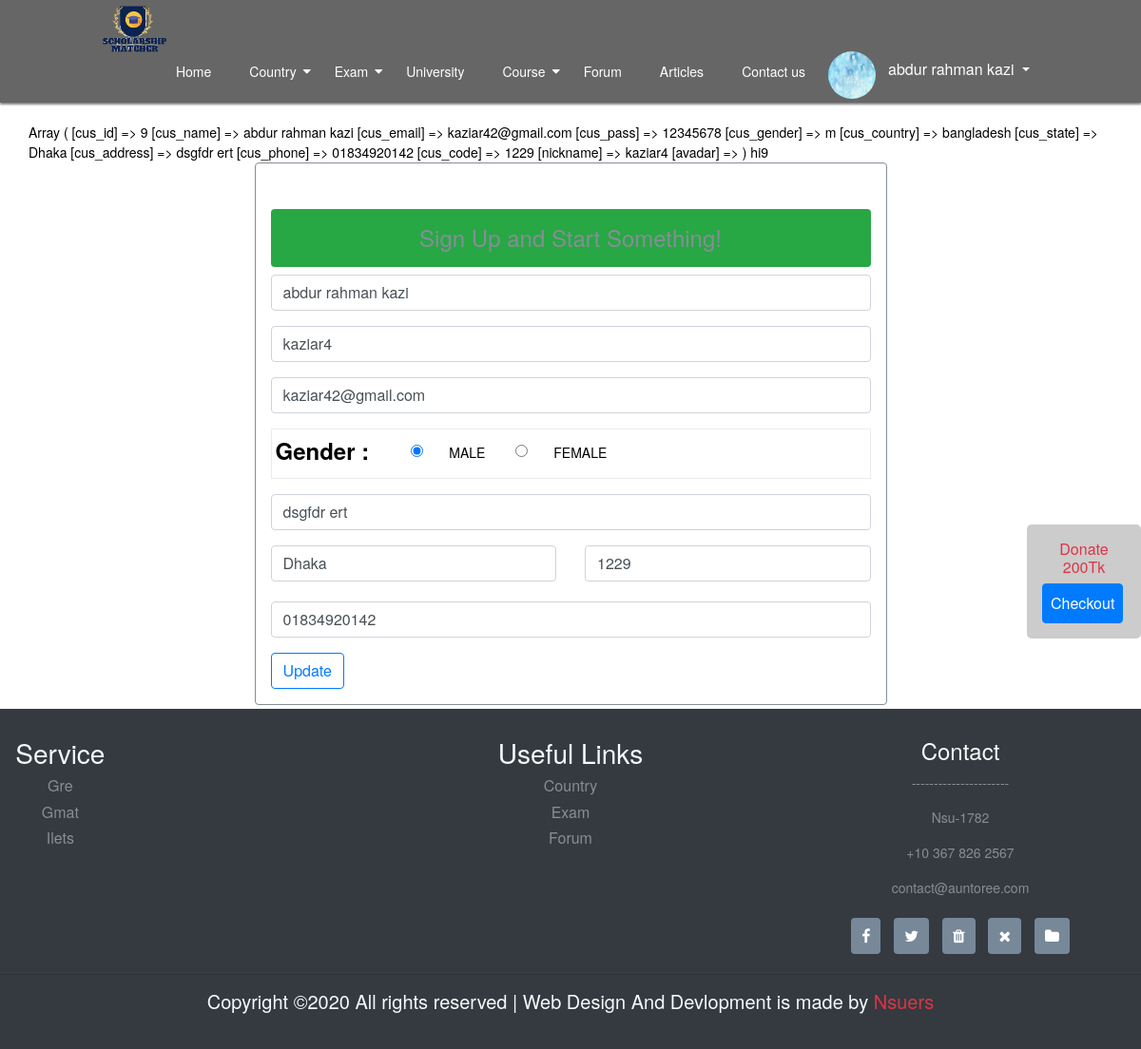
/editprofile.php (signed in), run on the app's committed database.
### tables this page shows
CREATE TABLE `tbl_customer` (
  `cus_id` int(11) NOT NULL,
  `cus_name` varchar(100) NOT NULL,
  `cus_email` varchar(255) NOT NULL,
  `cus_pass` varchar(255) NOT NULL,
  `cus_gender` varchar(100) NOT NULL,
  `cus_country` varchar(255) NOT NULL,
  `cus_state` varchar(100) NOT NULL,
  `cus_address` varchar(100) NOT NULL,
  `cus_phone` varchar(100) NOT NULL,
  `cus_code` varchar(50) NOT NULL,
  `nickname` varchar(200) NOT NULL,
  `avadar` varchar(200) DEFAULT NULL
);

### classes/User.php (called while the page is built, shortened)
<?php
 $filepath = realpath(dirname(__FILE__));
 include_once ($filepath.'/../lib/Database.php');
class User
{
	private $db;
	function __construct(){
		$this->db = new Database();
	}
	function userById($id){
		$qry = "SELECT * FROM tbl_customer WHERE cus_id = '$id'";
	 	$result=$this->db->select($qry);
	 	if ($result != false) {
	 		return $result->fetch_assoc();
	 	}
	}
}
?>

### lib/Database.php (called while the page is built, shortened)
<?php
Class Database{
	public $host   = DB_HOST;
	public $user   = DB_USER;
	public $pass   = DB_PASS;
	public $dbname = DB_NAME;
	public $link;
	private function connectDB(){
	$this->link = new mysqli($this->host, $this->user, $this->pass, $this->dbname);
 }
	public function select($query){
		$result = $this->link->query($query) or die($this->link->error.__LINE__);
		if($result->num_rows > 0){
			return $result;
		} else {
			return false;
		}
	}
}

### editprofile.php (the view, shortened to what this page needs)
<?php
  include 'inc/header.php';
 ?>
<section class="container-fluid header">
  <div class="container mt-3">
    <div class="row">
<?php
    $userdata = $user->userById($_SESSION['cmrId']);
    print_r($userdata);
    echo "hi" . $_SESSION['cmrId'];
 ?>
<div class="col-md-7 border border-secondary rounded mb-1 p-3 mx-auto pt-5">
      <h4 class="text-center text-secondary p-3 bg-success rounded">Sign Up and Start Something!</h4>
      <form id="formSignup" method="post" action="">
        <div class="form-group">
          <input type="text" name="name" class="form-control" aria-describedby="emailHelp" name="name" placeholder="Enter name" value="<?php echo $userdata['cus_name']; ?>" >
        </div>
        <div class="form-group">
          <input type="text" name="username" class="form-control" aria-describedby="emailHelp" name="email" placeholder="Enter name" value="<?php echo $userdata['nickname']; ?>" >
        </div>
        <div class="form-group">
          <input type="text" name="email" class="form-control" id="username" aria-describedby="emailHelp" placeholder="Enter Username"
          value="<?php echo $userdata['cus_email']; ?>" >
        </div>
        <fieldset class="form-group border p-1">
            <div class="row">
              <legend class="col-form-label col-sm-3 pt-0"><strong>Gender :</strong></legend>
              <div class="col-sm-9 pt-2">
                <div class="form-check form-check-inline mr-5">
                  <input class="form-check-input" type="radio" name="gender" id="gridRadios1" <?php print ($userdata['cus_gender']  == 'm')? 'checked':null; ?> value="m">
                  <label class="form-check-label" for="gridRadios1">
                    MALE
                  </label>
                </div>
                <div class="form-check form-check-inline">
                  <input class="form-check-input" type="radio" name="gender" id="gridRadios2" <?php print ($userdata['cus_gender']  == 'f')? 'checked':null; ?> value="f">
                  <label class="form-check-label" for="gridRadios2">
                    FEMALE
                  </label>
                </div>
              </div>
            </div>
        </fieldset>
        <div class="form-group">
            <input type="text" name="address" class="form-control" id="address" placeholder="Enter Address" value="<?php echo $userdata['cus_address']; ?>" >
        </div>
        <div class="row">
            <div class="col">
              <input type="text" name="city" class="form-control" placeholder="Enter City" value="<?php echo $userdata['cus_state']; ?>" >
            </div>
            <div class="col">
              <input type="text" name="postcode" class="form-control" placeholder="Enter Postcode" value="<?php echo $userdata['cus_code']; ?>" >
            </div>
        </div>
        <br>
        <div class="form-group">
            <input type="text" name="phone" class="form-control" id="phone" aria-describedby="phone" placeholder="Enter Number" maxlength="11" value="<?php echo $userdata['cus_phone']; ?>" />
        </div>
        <button type="submit" name="update" class="btn btn-outline-primary">Update</button>
      </form>
    </div>
      </div>
  </div>
</section>
<?php
  include 'inc/footer.php';
 ?>

### css/style.css (style rules this page uses)
body { background: #fff; font-family: Helvetica Neue, Helvetica, Arial, sans-serif; font-size: 14px; color: #000; margin: 0; padding: 0; }

### data on the page
tbl_customer: name "abdur rahman kazi", username "kaziar4", email "kaziar42@gmail.com", cus_gender "☑ MALE", cus_gender "☐ FEMALE", address "dsgfdr ert", city "Dhaka", postcode "1229", phone "01834920142"

### other printed values
Session::get('cmrname') "abdur rahman kazi"
$_SESSION['cmrId'] "9"
